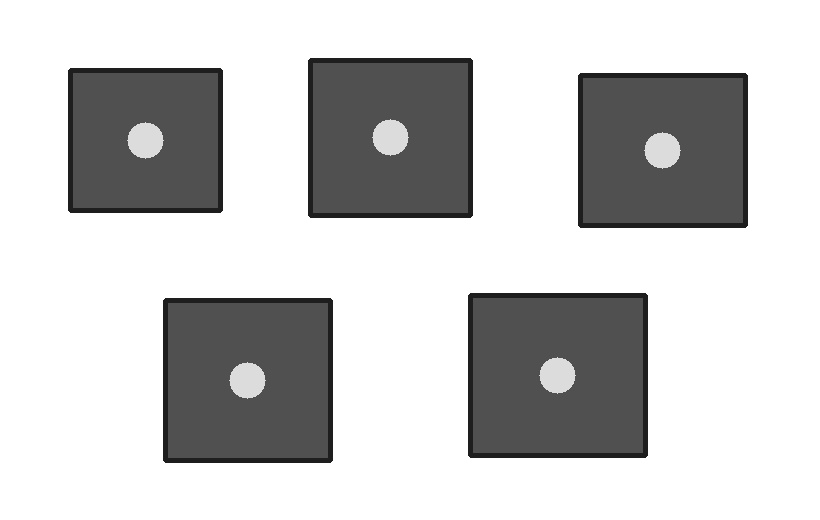
#> input picture tarea 4/video17/cartas.jpg, 820 x 520 px
$ python video17_contador2.py
#> lines starting #> are read from the running program, lines starting #| are printed output that depends on the picture; after the words box and inside, x2 and y2 are one past the last pixel; in counts of white or black regions, pixels touching at a corner belong together
import cv2

# Leer imagen
imagen = cv2.imread("cartas.jpg")
#> imagen is the input picture: shape (520, 820, 3); min 25, max 255, mean 200.3

if imagen is None:
    print("Error: No se encontro cartas.jpg")
    exit()

# Convertir a escala de grises
gris = cv2.cvtColor(imagen, cv2.COLOR_BGR2GRAY)

# Suavizar imagen para reducir ruido
suavizada = cv2.GaussianBlur(gris, (5, 5), 0)

# Detectar bordes con Canny
bordes = cv2.Canny(
    suavizada,
    50,
    150
)
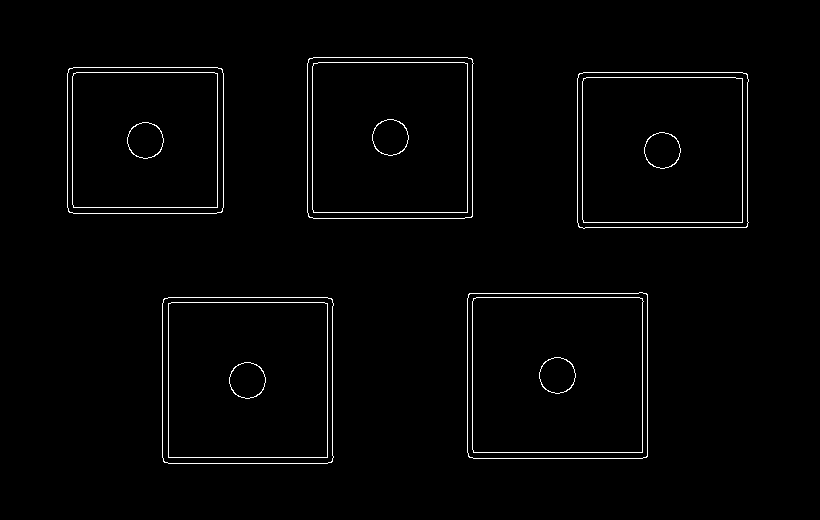
#> bordes: shape (520, 820); 1.6% white in thin lines or dots, all inside (x1, y1, x2, y2) = (67, 57, 749, 464)

# Buscar contornos
contornos, _ = cv2.findContours(
    bordes,
    cv2.RETR_EXTERNAL,
    cv2.CHAIN_APPROX_SIMPLE
)
#> contornos = 5 contours; box (x1, y1, x2, y2) and area: (467, 292, 648, 459) 29683, (162, 297, 334, 464) 28194, (307, 57, 474, 219) 26532, (577, 72, 749, 229) 26335, (67, 67, 224, 214) 22733

contador = 0

for contorno in contornos:

    area = cv2.contourArea(contorno)

    # Evitar contar ruido pequeño
    if area > 1000:

        contador += 1

        # Dibujar contorno
        cv2.drawContours(
            imagen,
            [contorno],
            -1,
            (0, 0, 255),
            3
        )

        # Obtener rectangulo alrededor del objeto
        x, y, w, h = cv2.boundingRect(contorno)

        # Escribir numero del objeto
        cv2.putText(
            imagen,
            "Objeto " + str(contador),
            (x, y - 10),
            cv2.FONT_HERSHEY_SIMPLEX,
            0.6,
            (255, 0, 0),
            2
        )
#> this loop made 5 passes
#> (area, x, y, w, h) on passes 1 to 5: (28194, 162, 297, 172, 167), (29683, 467, 292, 181, 167), (26335, 577, 72, 172, 157), (22733, 67, 67, 157, 147), (26532, 307, 57, 167, 162)
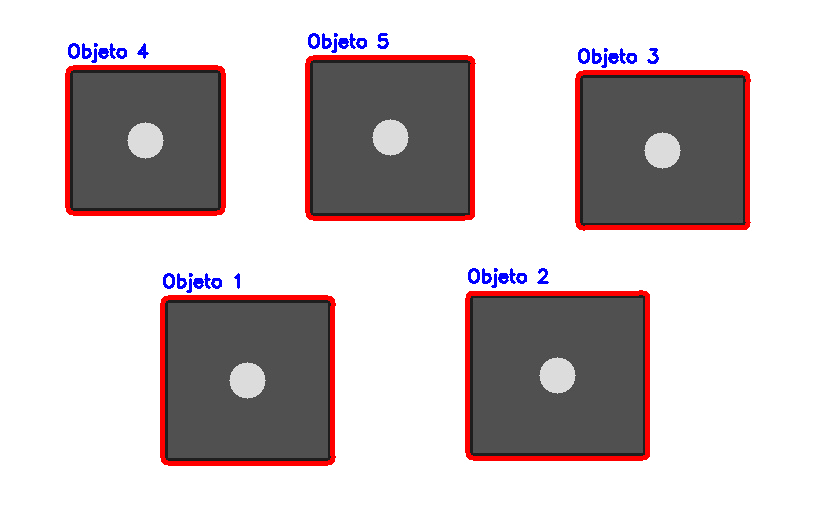
#> imagen: shape (520, 820, 3); 4.45% of pixels changed, all inside (x1, y1, x2, y2) = (65, 33, 751, 466)
#> after the loop, contador = 5

# Mostrar cantidad total
print("Objetos encontrados:", contador)
#| Objetos encontrados: 5

# Mostrar resultados
cv2.imshow("Bordes Canny", bordes)
cv2.imshow("Objetos detectados", imagen)

cv2.waitKey(0)
cv2.destroyAllWindows()
